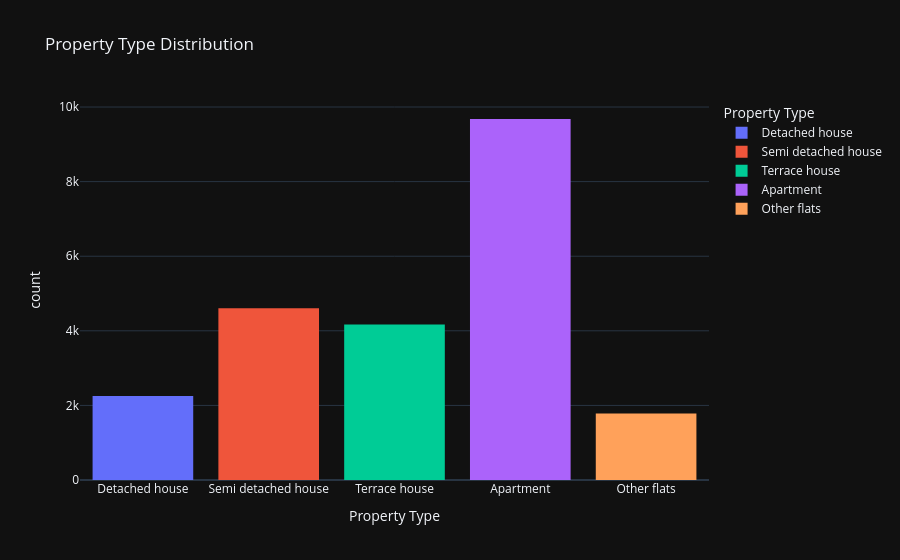

Source (notebook cell):
### Code cell
px.histogram(df, x="property_type", color="property_type", title="Property Type Distribution", template="plotly_dark" , labels=labels)

### Figure 1 — Plotly figure (JSON) as saved in the notebook; plotly's stock layout.template omitted (floating-point values rounded to 4 significant figures; data arrays with more than 128 entries replaced by an {"elided": "..."} marker saying what was removed)
{"data": [{"bingroup": "x", "hovertemplate": "Property Type=%{x}<br>count=%{y}<extra></extra>", "legendgroup": "Detached house", "marker": {"color": "#636efa", "pattern": {"shape": ""}}, "name": "Detached house", "orientation": "v", "showlegend": true, "type": "histogram", "x": {"elided": "2250 str values"}, "xaxis": "x", "yaxis": "y"}, {"bingroup": "x", "hovertemplate": "Property Type=%{x}<br>count=%{y}<extra></extra>", "legendgroup": "Semi detached house", "marker": {"color": "#EF553B", "pattern": {"shape": ""}}, "name": "Semi detached house", "orientation": "v", "showlegend": true, "type": "histogram", "x": {"elided": "4607 str values"}, "xaxis": "x", "yaxis": "y"}, {"bingroup": "x", "hovertemplate": "Property Type=%{x}<br>count=%{y}<extra></extra>", "legendgroup": "Terrace house", "marker": {"color": "#00cc96", "pattern": {"shape": ""}}, "name": "Terrace house", "orientation": "v", "showlegend": true, "type": "histogram", "x": {"elided": "4168 str values"}, "xaxis": "x", "yaxis": "y"}, {"bingroup": "x", "hovertemplate": "Property Type=%{x}<br>count=%{y}<extra></extra>", "legendgroup": "Apartment", "marker": {"color": "#ab63fa", "pattern": {"shape": ""}}, "name": "Apartment", "orientation": "v", "showlegend": true, "type": "histogram", "x": {"elided": "9679 str values"}, "xaxis": "x", "yaxis": "y"}, {"bingroup": "x", "hovertemplate": "Property Type=%{x}<br>count=%{y}<extra></extra>", "legendgroup": "Other flats", "marker": {"color": "#FFA15A", "pattern": {"shape": ""}}, "name": "Other flats", "orientation": "v", "showlegend": true, "type": "histogram", "x": {"elided": "1780 str values"}, "xaxis": "x", "yaxis": "y"}], "layout": {"barmode": "relative", "legend": {"title": {"text": "Property Type"}, "tracegroupgap": 0}, "title": {"text": "Property Type Distribution"}, "xaxis": {"anchor": "y", "categoryarray": ["Detached house", "Semi detached house", "Terrace house", "Apartment", "Other flats"], "categoryorder": "array", "domain": [0, 1], "title": {"text": "Property Type"}}, "yaxis": {"anchor": "x", "domain": [0, 1], "title": {"text": "count"}}}}
